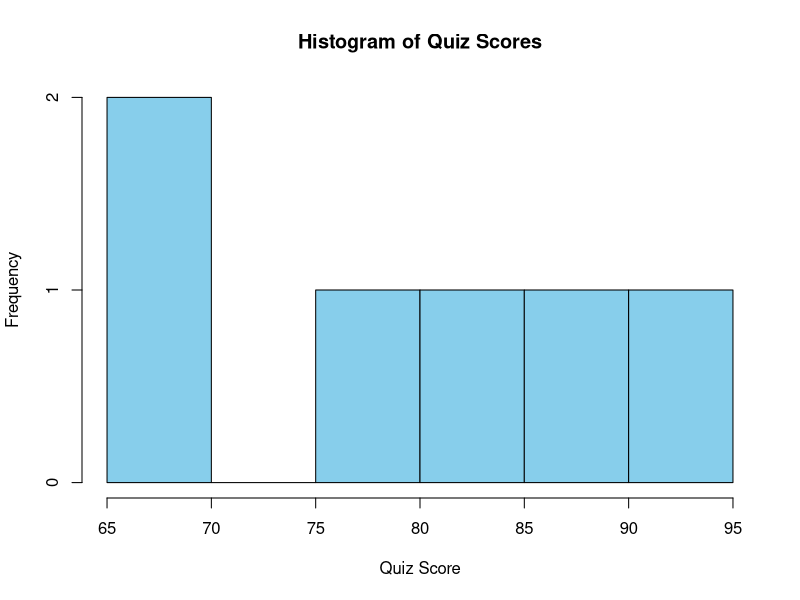
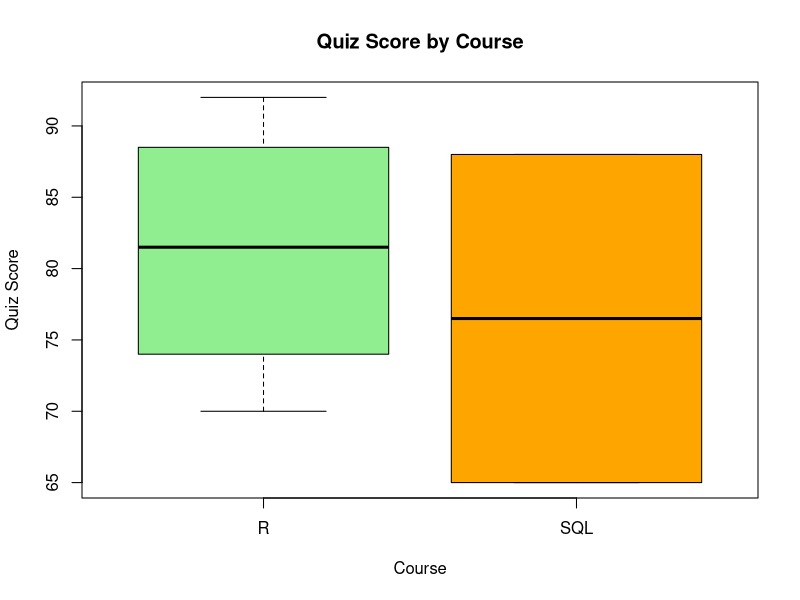

The R script that drew these images, in order:
student_data <- data.frame(
  Student_ID = c("L01","L02","L03","L04","L05","L06"),
  Gender = c("Male","Female","Male","Female","Male","Female"),
  Age = c(20,22,19,21,23,20),
  Course = c("R","R","SQL","R","R","SQL"),
  Study_Time = c(3.5,4.2,2.0,5.0,2.5,4.0),
  Videos_Watched = c(12,15,8,18,9,14),
  Quiz_Score = c(78,85,65,92,70,88),
  Login_Date = c("2025-01-05","2025-01-05","2025-02-08",
                 "2025-02-08","2025-03-12","2025-03-12")
)

print(student_data)

hist(student_data$Quiz_Score,
     main = "Histogram of Quiz Scores",
     xlab = "Quiz Score",
     ylab = "Frequency",
     col = "skyblue",
     border = "black")

boxplot(Quiz_Score ~ Course,
        data = student_data,
        main = "Quiz Score by Course",
        xlab = "Course",
        ylab = "Quiz Score",
        col = c("lightgreen","orange"))
